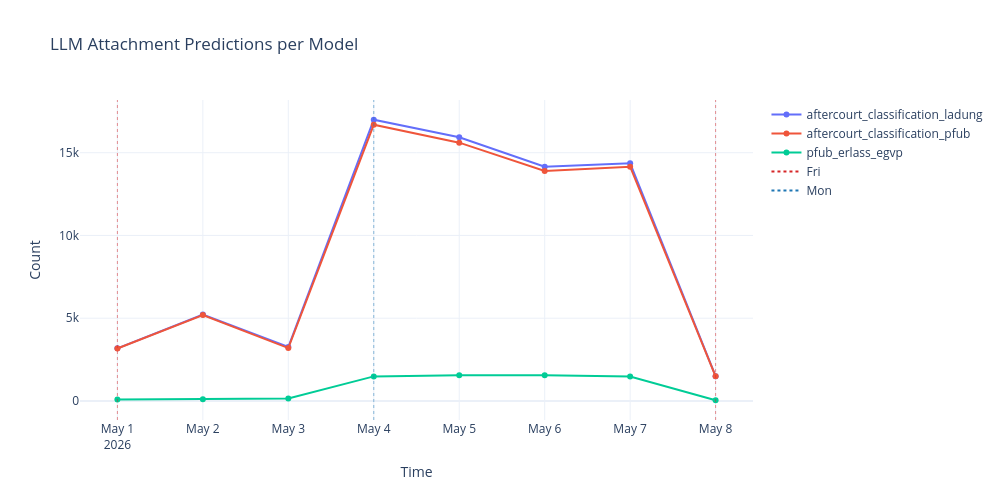

Notebook cell for this chart:
### Code cell
plot_time_series(df, title="LLM Attachment Predictions per Model", ylabel="Count")

### Figure 1 — Plotly figure (JSON) as saved in the notebook; plotly's stock layout.template omitted (floating-point values rounded to 4 significant figures)
{"data": [{"hovertemplate": "Metric=aftercourt_classification_ladung<br>Time=%{x}<br>Count=%{y}<extra></extra>", "legendgroup": "aftercourt_classification_ladung", "line": {"color": "#636efa", "dash": "solid"}, "marker": {"symbol": "circle"}, "mode": "lines+markers", "name": "aftercourt_classification_ladung", "orientation": "v", "showlegend": true, "type": "scatter", "x": ["2026-05-01T00:00:00.000000000", "2026-05-02T00:00:00.000000000", "2026-05-03T00:00:00.000000000", "2026-05-04T00:00:00.000000000", "2026-05-05T00:00:00.000000000", "2026-05-06T00:00:00.000000000", "2026-05-07T00:00:00.000000000", "2026-05-08T00:00:00.000000000"], "xaxis": "x", "y": [3177, 5225, 3258, 16993, 15933, 14152, 14365, 1494], "yaxis": "y"}, {"hovertemplate": "Metric=aftercourt_classification_pfub<br>Time=%{x}<br>Count=%{y}<extra></extra>", "legendgroup": "aftercourt_classification_pfub", "line": {"color": "#EF553B", "dash": "solid"}, "marker": {"symbol": "circle"}, "mode": "lines+markers", "name": "aftercourt_classification_pfub", "orientation": "v", "showlegend": true, "type": "scatter", "x": ["2026-05-01T00:00:00.000000000", "2026-05-02T00:00:00.000000000", "2026-05-03T00:00:00.000000000", "2026-05-04T00:00:00.000000000", "2026-05-05T00:00:00.000000000", "2026-05-06T00:00:00.000000000", "2026-05-07T00:00:00.000000000", "2026-05-08T00:00:00.000000000"], "xaxis": "x", "y": [3168, 5190, 3195, 16693, 15609, 13893, 14156, 1485], "yaxis": "y"}, {"hovertemplate": "Metric=pfub_erlass_egvp<br>Time=%{x}<br>Count=%{y}<extra></extra>", "legendgroup": "pfub_erlass_egvp", "line": {"color": "#00cc96", "dash": "solid"}, "marker": {"symbol": "circle"}, "mode": "lines+markers", "name": "pfub_erlass_egvp", "orientation": "v", "showlegend": true, "type": "scatter", "x": ["2026-05-01T00:00:00.000000000", "2026-05-02T00:00:00.000000000", "2026-05-03T00:00:00.000000000", "2026-05-04T00:00:00.000000000", "2026-05-05T00:00:00.000000000", "2026-05-06T00:00:00.000000000", "2026-05-07T00:00:00.000000000", "2026-05-08T00:00:00.000000000"], "xaxis": "x", "y": [79, 105, 146, 1483, 1548, 1548, 1470, 41], "yaxis": "y"}, {"hoverinfo": "skip", "line": {"color": "#d62728", "dash": "dot"}, "mode": "lines", "name": "Fri", "showlegend": true, "type": "scatter", "x": ["2026-05-01T00:00:00"], "y": [null]}, {"hoverinfo": "skip", "line": {"color": "#1f77b4", "dash": "dot"}, "mode": "lines", "name": "Mon", "showlegend": true, "type": "scatter", "x": ["2026-05-04T00:00:00"], "y": [null]}], "layout": {"height": 500, "hovermode": "x unified", "legend": {"title": {"text": ""}, "tracegroupgap": 0}, "shapes": [{"line": {"color": "#d62728", "dash": "dot", "width": 1}, "opacity": 0.5, "type": "line", "x0": "2026-05-01T00:00:00", "x1": "2026-05-01T00:00:00", "xref": "x", "y0": 0, "y1": 1, "yref": "y domain"}, {"line": {"color": "#1f77b4", "dash": "dot", "width": 1}, "opacity": 0.5, "type": "line", "x0": "2026-05-04T00:00:00", "x1": "2026-05-04T00:00:00", "xref": "x", "y0": 0, "y1": 1, "yref": "y domain"}, {"line": {"color": "#d62728", "dash": "dot", "width": 1}, "opacity": 0.5, "type": "line", "x0": "2026-05-08T00:00:00", "x1": "2026-05-08T00:00:00", "xref": "x", "y0": 0, "y1": 1, "yref": "y domain"}], "title": {"text": "LLM Attachment Predictions per Model"}, "width": 1000, "xaxis": {"anchor": "y", "domain": [0, 1], "title": {"text": "Time"}}, "yaxis": {"anchor": "x", "domain": [0, 1], "title": {"text": "Count"}}}}
